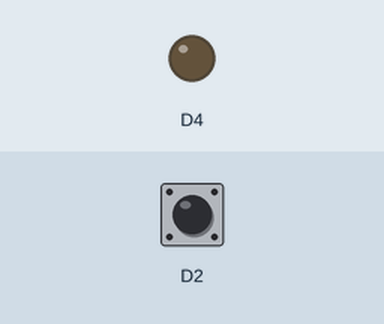
The sketch below on a simulated ESP8266 (NodeMCU). On the bench: output pins drawn as LEDs (lit = HIGH). Inputs (shaded band) come from the test bench; at power-on: D2 HIGH.

Above: at 1.2 s.
1.3 s: D2 pulled LOW for 0.15 s
At 1.4 s:
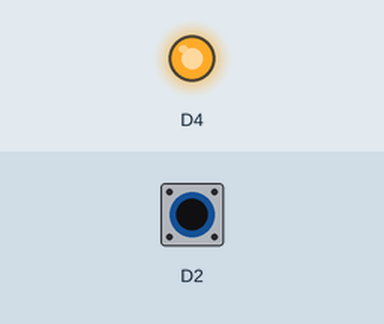
3.0 s: D2 pulled LOW for 3.2 s
At 6.5 s:
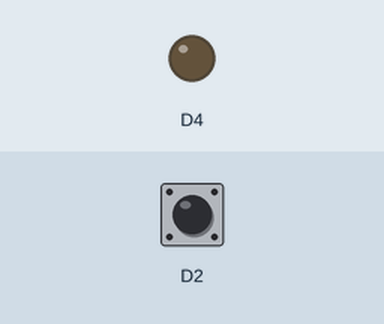
Timing chart, 0 to 8.0 s (numbered marks = the images above; inputs shaded):
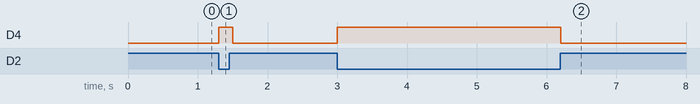

The sketch:

sketch_mar20b.ino
```cpp
void setup() {
  // put your setup code here, to run once:
  pinMode(D2, INPUT_PULLUP);
  pinMode(D4, OUTPUT);

}

void loop() {
  // put your main code here, to run repeatedly:
  int buttonStates = digitalRead(D2);
  if(buttonStates == 0){
    digitalWrite(D4,HIGH);
    }
    else{
      digitalWrite(D4,LOW);
      }
    delay(100

    );
}
```

Measured:
- after the input at 1.3 s, D4: LOW → HIGH at once, → LOW 0.20 s later
- after the input at 3.0 s, D4: LOW → HIGH at once, → LOW 3.2 s later
